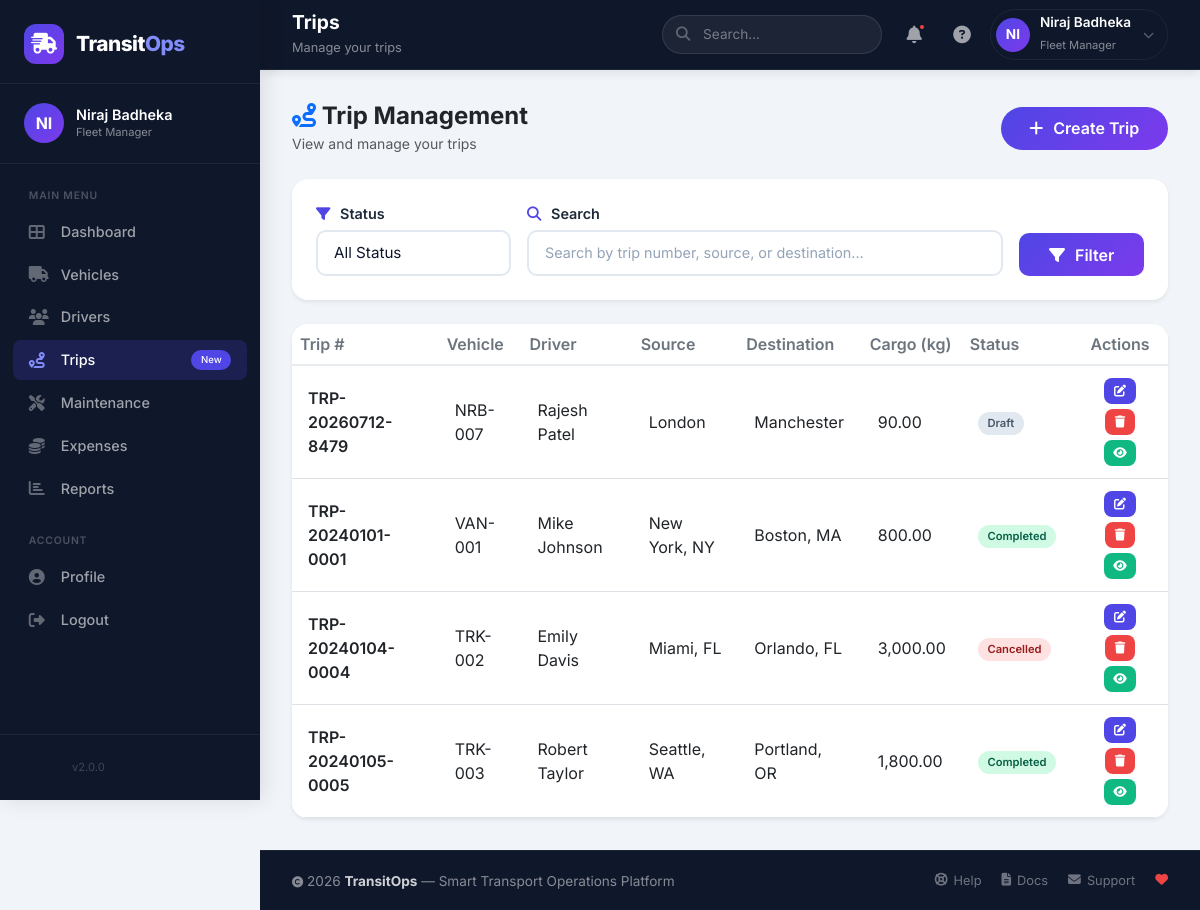
Page /modules/trips/index.php (signed in) on the committed database.
### tables this page shows
CREATE TABLE `trips` (
  `trip_id` int(11) NOT NULL,
  `trip_number` varchar(50) NOT NULL,
  `source_location` varchar(200) NOT NULL,
  `destination_location` varchar(200) NOT NULL,
  `cargo_weight` decimal(10,2) NOT NULL,
  `planned_distance` decimal(10,2) NOT NULL,
  `actual_distance` decimal(10,2) DEFAULT 0.00,
  `status` enum('Draft','Dispatched','Completed','Cancelled') DEFAULT 'Draft',
  `vehicle_id` int(11) NOT NULL,
  `driver_id` int(11) NOT NULL,
  `created_by` int(11) NOT NULL,
  `dispatched_at` timestamp NULL DEFAULT NULL,
  `completed_at` timestamp NULL DEFAULT NULL,
  `created_at` timestamp NOT NULL DEFAULT current_timestamp(),
  `updated_at` timestamp NULL DEFAULT NULL ON UPDATE current_timestamp()
);

CREATE TABLE `vehicles` (
  `vehicle_id` int(11) NOT NULL,
  `registration_number` varchar(50) NOT NULL,
  `model` varchar(100) NOT NULL,
  `vehicle_type` varchar(50) NOT NULL,
  `max_load_capacity` decimal(10,2) NOT NULL,
  `odometer_reading` decimal(10,2) DEFAULT 0.00,
  `acquisition_cost` decimal(12,2) DEFAULT 0.00,
  `status` enum('Available','On_Trip','In_Shop','Retired') DEFAULT 'Available',
  `created_at` timestamp NOT NULL DEFAULT current_timestamp(),
  `updated_at` timestamp NULL DEFAULT NULL ON UPDATE current_timestamp()
);

CREATE TABLE `drivers` (
  `driver_id` int(11) NOT NULL,
  `full_name` varchar(100) NOT NULL,
  `license_number` varchar(50) NOT NULL,
  `license_category` varchar(20) NOT NULL,
  `license_expiry_date` date NOT NULL,
  `contact_number` varchar(20) NOT NULL,
  `safety_score` decimal(5,2) DEFAULT 100.00,
  `status` enum('Available','On_Trip','Off_Duty','Suspended') DEFAULT 'Available',
  `created_at` timestamp NOT NULL DEFAULT current_timestamp(),
  `updated_at` timestamp NULL DEFAULT NULL ON UPDATE current_timestamp()
);

### modules/trips/index.php (the view, shortened to what this page needs)
<?php
$db = Database::getInstance()->getConnection();
$can_edit = in_array($_SESSION['role'], ['Fleet_Manager', 'Driver']);
$search = isset($_GET['search']) ? sanitize($_GET['search']) : '';
$query = "SELECT t.*, v.registration_number, d.full_name as driver_name
          FROM trips t
          JOIN vehicles v ON t.vehicle_id = v.vehicle_id
          JOIN drivers d ON t.driver_id = d.driver_id
          WHERE 1=1";
$query .= " ORDER BY t.created_at DESC";
$stmt = $db->prepare($query);
$stmt->execute();
$trips = $stmt->get_result();
?>
<?php include '../../includes/header.php'; ?>
<div class="row">
    <div class="col-12">
        <div class="d-flex justify-content-between align-items-center mb-4">
            <div>
                <h4 class="fw-bold mb-0"><i class="fas fa-route text-primary"></i> Trip Management</h4>
                <small class="text-muted">View and manage your trips</small>
            </div>
            <div>
                <?php if ($can_edit): ?>
                    <a href="create.php" class="btn btn-primary rounded-pill">
                        <i class="fas fa-plus"></i> Create Trip
                    </a>
                <?php endif; ?>
            </div>
        </div>
        <div class="card border-0 shadow-sm rounded-4 mb-4">
            <div class="card-body">
                <form method="GET" class="row g-3">
                    <div class="col-md-3">
                        <label for="status" class="form-label">
                            <i class="fas fa-filter"></i> Status
                        </label>
                        <select name="status" id="status" class="form-select">
                            <option value="">All Status</option>
                        </select>
                    </div>
                    <div class="col-md-7">
                        <label for="search" class="form-label">
                            <i class="fas fa-search"></i> Search
                        </label>
                        <input type="text" name="search" id="search" class="form-control"
                               placeholder="Search by trip number, source, or destination..."
                               value="<?php echo $search; ?>">
                    </div>
                    <div class="col-md-2 d-flex align-items-end">
                        <button type="submit" class="btn btn-primary w-100">
                            <i class="fas fa-filter"></i> Filter
                        </button>
                    </div>
                </form>
            </div>
        </div>
        <div class="card border-0 shadow-sm rounded-4">
            <div class="card-body p-0">
                <div class="table-responsive">
                    <table class="table table-hover mb-0">
                        <thead>
                            <tr>
                                <th>Trip #</th>
                                <th>Vehicle</th>
                                <th>Driver</th>
                                <th>Source</th>
                                <th>Destination</th>
                                <th>Cargo (kg)</th>
                                <th>Status</th>
                                <?php if ($can_edit): ?>
                                    <th class="text-center">Actions</th>
                                <?php endif; ?>
                            </tr>
                        </thead>
                        <tbody>
                            <?php if ($trips->num_rows > 0): ?>
                                <?php while ($trip = $trips->fetch_assoc()): ?>
                                    <tr>
                                        <td><span class="fw-semibold"><?php echo $trip['trip_number']; ?></span></td>
                                        <td><?php echo $trip['registration_number']; ?></td>
                                        <td><?php echo $trip['driver_name']; ?></td>
                                        <td><?php echo $trip['source_location']; ?></td>
                                        <td><?php echo $trip['destination_location']; ?></td>
                                        <td><?php echo number_format($trip['cargo_weight'], 2); ?></td>
                                        <td>
                                            <span class="status-badge <?php echo $trip['status']; ?>">
                                                <?php echo $trip['status']; ?>
                                            </span>
                                        </td>
                                        <?php if ($can_edit): ?>
                                            <td>
                                                <div class="action-buttons justify-content-center">
                                                    <a href="edit.php?id=<?php echo $trip['trip_id']; ?>"
                                                       class="btn btn-sm btn-edit"
                                                       title="Edit Trip">
                                                        <i class="fas fa-edit"></i>
                                                    </a>
                                                    <a href="javascript:void(0)"
                                                       onclick="deleteTrip(<?php echo $trip['trip_id']; ?>, '<?php echo addslashes($trip['trip_number']); ?>', '<?php echo $trip['status']; ?>')"
                                                       class="btn btn-sm btn-delete"
                                                       title="Delete Trip">
                                                        <i class="fas fa-trash"></i>
                                                    </a>
                                                    <a href="view.php?id=<?php echo $trip['trip_id']; ?>"
                                                       class="btn btn-sm btn-view"
                                                       title="View Details">
                                                        <i class="fas fa-eye"></i>
                                                    </a>
                                                </div>
                                            </td>
                                        <?php endif; ?>
                                    </tr>
                                <?php endwhile; ?>
                            <?php endif; ?>
                        </tbody>
                    </table>
                </div>
            </div>
        </div>
    </div>
</div>
<?php include '../../includes/footer.php'; ?>

### assets/css/style.css (style rules this page uses)
:root { --primary-color: #0d6efd; --primary-dark: #0a58ca; --secondary-color: #6c757d; --success-color: #198754; --danger-color: #dc3545; --warning-color: #ffc107; --info-color: #0dcaf0; --dark-color: #212529; --light-color: #f8f9fa; --transition-speed: 0.3s; --border-radius: 12px; --box-shadow: 0 10px 30px rgba(0, 0, 0, 0.1); }
* { margin: 0; padding: 0; box-sizing: border-box; }
body { font-family: 'Segoe UI', Tahoma, Geneva, Verdana, sans-serif; background: #f0f2f5; min-height: 100vh; display: flex; flex-direction: column; }
.form-control { border-radius: 10px; padding: 0.6rem 1rem; border: 2px solid #e9ecef; transition: all var(--transition-speed) ease; }
.form-label { font-weight: 600; font-size: 0.9rem; color: var(--dark-color); }
.btn { border-radius: 10px; padding: 0.6rem 1.5rem; font-weight: 600; transition: all var(--transition-speed) ease; }
.btn-primary { background: linear-gradient(135deg, #667eea 0%, #764ba2 100%); border: none; }
.card { border: none; border-radius: var(--border-radius); box-shadow: var(--box-shadow); transition: all var(--transition-speed) ease; overflow: hidden; }
.card-body { padding: 1.5rem; }
.table { margin-bottom: 0; }
.table th { font-weight: 600; color: var(--secondary-color); border-bottom: 2px solid #e9ecef; }
.table td { vertical-align: middle; padding: 0.75rem 1rem; }

### includes/header.php (style rules this page uses)
:root { --primary: #4F46E5; --primary-dark: #4338CA; --primary-light: #818CF8; --primary-gradient: linear-gradient(135deg, #4F46E5 0%, #7C3AED 100%); --sidebar-bg: #0F172A; --sidebar-hover: rgba(255,255,255,0.06); --sidebar-active: rgba(79,70,229,0.2); --header-bg: #0F172A; --header-text: #FFFFFF; --header-border: rgba(255,255,255,0.06); --footer-bg: #0F172A; --footer-text: rgba(255,255,255,0.7); --card-shadow: 0 4px 20px rgba(0,0,0,0.06); --sidebar-width: 260px; --header-height: 70px; --radius: 12px; --transition: all 0.3s cubic-bezier(0.4, 0, 0.2, 1); }
* { margin: 0; padding: 0; box-sizing: border-box; }
body { font-family: 'Inter', -apple-system, BlinkMacSystemFont, sans-serif; background: #F1F5F9; overflow-x: hidden; }

### modules/trips/index.php (style rules this page uses)
.action-buttons { display: flex; gap: 5px; flex-wrap: wrap; }
.action-buttons .btn-sm { padding: 0.25rem 0.6rem; font-size: 0.75rem; border-radius: 8px; }
.btn-edit { background: #4F46E5; color: white; border: none; transition: all 0.3s ease; }
.btn-delete { background: #EF4444; color: white; border: none; transition: all 0.3s ease; }
.btn-view { background: #10B981; color: white; border: none; transition: all 0.3s ease; }
.form-label { font-weight: 600; color: #1E293B; font-size: 0.9rem; margin-bottom: 6px; display: block; }
.form-label i { margin-right: 6px; color: #4F46E5; }
.form-control, .form-select { border: 2px solid #E2E8F0; border-radius: 10px; padding: 0.6rem 1rem; font-size: 0.95rem; transition: all 0.3s ease; background: #FFFFFF; color: #0F172A; width: 100%; }
.form-control::placeholder { color: #94A3B8; font-size: 0.9rem; }
.btn-primary { background: linear-gradient(135deg, #4F46E5 0%, #7C3AED 100%); border: none; padding: 0.6rem 1.5rem; font-weight: 600; border-radius: 10px; transition: all 0.3s ease; color: #fff; }
.btn-primary i { margin-right: 6px; }
.btn-primary.rounded-pill { border-radius: 50px; padding: 0.6rem 1.8rem; }
.status-badge { display: inline-block; padding: 0.2rem 0.6rem; border-radius: 50px; font-size: 0.7rem; font-weight: 600; }
.status-badge.Draft { background: #E2E8F0; color: #475569; }
.status-badge.Completed { background: #D1FAE5; color: #065F46; }
.status-badge.Cancelled { background: #FEE2E2; color: #991B1B; }

### rows in the picture
trips: trip_number "TRP-20260712-8479", vehicle.registration_number "NRB-007", driver.full_name "Rajesh Patel", source_location "London", destination_location "Manchester", cargo_weight "90.00", status "Draft"
trips: trip_number "TRP-20240101-0001", vehicle.registration_number "VAN-001", driver.full_name "Mike Johnson", source_location "New York, NY", destination_location "Boston, MA", cargo_weight "800.00", status "Completed"
trips: trip_number "TRP-20240104-0004", vehicle.registration_number "TRK-002", driver.full_name "Emily Davis", source_location "Miami, FL", destination_location "Orlando, FL", cargo_weight "3,000.00", status "Cancelled"
trips: trip_number "TRP-20240105-0005", vehicle.registration_number "TRK-003", driver.full_name "Robert Taylor", source_location "Seattle, WA", destination_location "Portland, OR", cargo_weight "1,800.00", status "Completed"

### other values in the picture
substr($_SESSION['full_name'] ?? 'U', 0, 2) "NI"
$_SESSION['full_name'] "Niraj Badheka"
str_replace('_', ' ', $_SESSION['role'] ?? 'Guest') "Fleet Manager"
$page_title "Trips"
$page_subtitle "Manage your trips"
